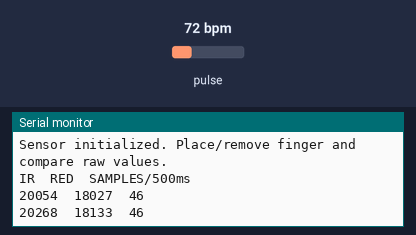
A sketch run on a simulated Arduino Uno, built with avr-gcc and run on an emulated ATmega328P. Shown: the last lines printed to the serial monitor. The test bench sets the inputs (shaded band); at power-on: pulse 72 bpm.

Above: at 1.2 s.
1.3 s: pulse set to 42 bpm
At 1.9 s:
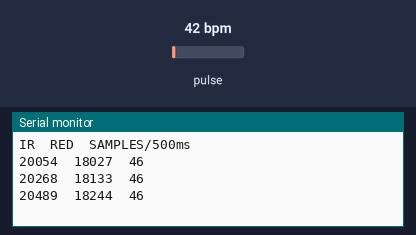
2.8 s: pulse set to 70 bpm
At 3.4 s:
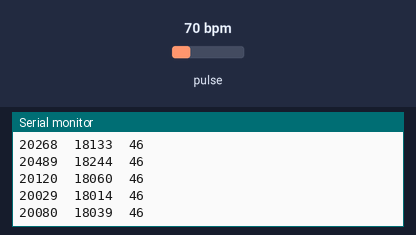
Timing chart, 0 to 5.8 s (numbered marks = the images above; inputs shaded):
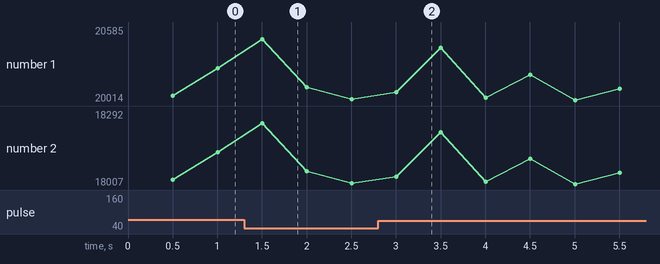

Measured:
- after the input at 1.3 s, the serial monitor: prints a new line after 0.20 s (image 1)
- after the input at 2.8 s, the serial monitor: prints a new line after 0.20 s (image 2)
- plotted number 1: 20268 → 20029 after the input at 1.3 s, 20029 → 20040 after the input at 2.8 s
- plotted number 2: 18133 → 18014 after the input at 1.3 s, 18014 → 18020 after the input at 2.8 s

The sketch:

max30100_raw_diagnostic.ino
```cpp
/*
 * Temporary MAX30100 raw optical diagnostic.
 * Prints the latest IR/RED sample every 500 ms. No Wi-Fi or backend traffic.
 * Uses the installed MAX30100lib low-level public API because PulseOximeter's
 * MAX30100 instance is private and cannot be read from a sketch.
 */
#include <Arduino.h>
#include <Wire.h>
#include <MAX30100.h>

MAX30100 sensor;
constexpr uint32_t REPORT_INTERVAL_MS = 500;
uint32_t lastReport = 0;
uint16_t latestIR = 0;
uint16_t latestRed = 0;
uint32_t samplesSinceReport = 0;
bool haveSample = false;

void setup() {
  Serial.begin(115200);
  Serial.println();
  Serial.println("MAX30100 raw IR/RED diagnostic");
  Serial.println("No Wi-Fi; no backend transmission.");

  // MAX30100::begin() uses Wire defaults, 100 Hz, 1600 us pulse width,
  // high-resolution mode, and initial 50 mA LED currents.
  if (!sensor.begin()) {
    Serial.println("Sensor initialization FAILED. Check power, wiring, and I2C.");
    while (true) delay(1000);
  }

  // Match PulseOximeter::begin(): SpO2+HR mode, IR 50 mA, RED 27.1 mA.
  sensor.setMode(MAX30100_MODE_SPO2_HR);
  sensor.setLedsCurrent(MAX30100_LED_CURR_50MA, MAX30100_LED_CURR_27_1MA);
  Serial.println("Sensor initialized. Place/remove finger and compare raw values.");
  Serial.println("IR\tRED\tSAMPLES/500ms");
}

void loop() {
  sensor.update();

  uint16_t ir;
  uint16_t red;
  while (sensor.getRawValues(&ir, &red)) {
    latestIR = ir;
    latestRed = red;
    ++samplesSinceReport;
    haveSample = true;
  }

  const uint32_t now = millis();
  if (now - lastReport >= REPORT_INTERVAL_MS) {
    if (haveSample) {
      Serial.print(latestIR);
      Serial.print('\t');
      Serial.print(latestRed);
      Serial.print('\t');
      Serial.println(samplesSinceReport);
    } else {
      Serial.println("NO SAMPLE\tNO SAMPLE\t0");
    }
    lastReport = now;
    samplesSinceReport = 0;
    haveSample = false;
  }

  delay(1);
}
```
